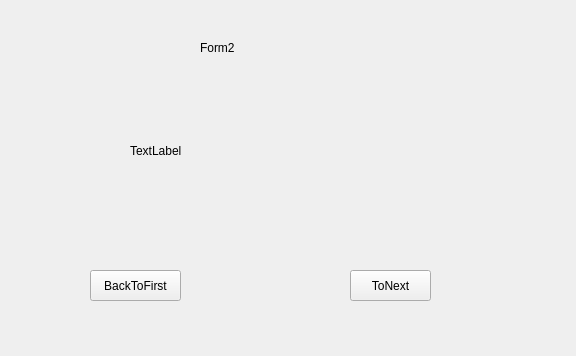
<?xml version="1.0" encoding="UTF-8"?>
<ui version="4.0">
 <class>Form2</class>
 <widget class="QWidget" name="Form2">
  <property name="geometry">
   <rect>
    <x>0</x>
    <y>0</y>
    <width>576</width>
    <height>356</height>
   </rect>
  </property>
  <property name="windowTitle">
   <string>Form</string>
  </property>
  <widget class="QPushButton" name="btn_back">
   <property name="geometry">
    <rect>
     <x>90</x>
     <y>270</y>
     <width>91</width>
     <height>31</height>
    </rect>
   </property>
   <property name="text">
    <string>BackToFirst</string>
   </property>
  </widget>
  <widget class="QPushButton" name="btn_next">
   <property name="geometry">
    <rect>
     <x>350</x>
     <y>270</y>
     <width>81</width>
     <height>31</height>
    </rect>
   </property>
   <property name="text">
    <string>ToNext</string>
   </property>
  </widget>
  <widget class="QLabel" name="label">
   <property name="geometry">
    <rect>
     <x>200</x>
     <y>40</y>
     <width>61</width>
     <height>16</height>
    </rect>
   </property>
   <property name="text">
    <string>Form2</string>
   </property>
  </widget>
  <widget class="QLabel" name="label_2">
   <property name="geometry">
    <rect>
     <x>130</x>
     <y>70</y>
     <width>331</width>
     <height>161</height>
    </rect>
   </property>
   <property name="text">
    <string>TextLabel</string>
   </property>
  </widget>
 </widget>
 <resources/>
 <connections/>
</ui>
